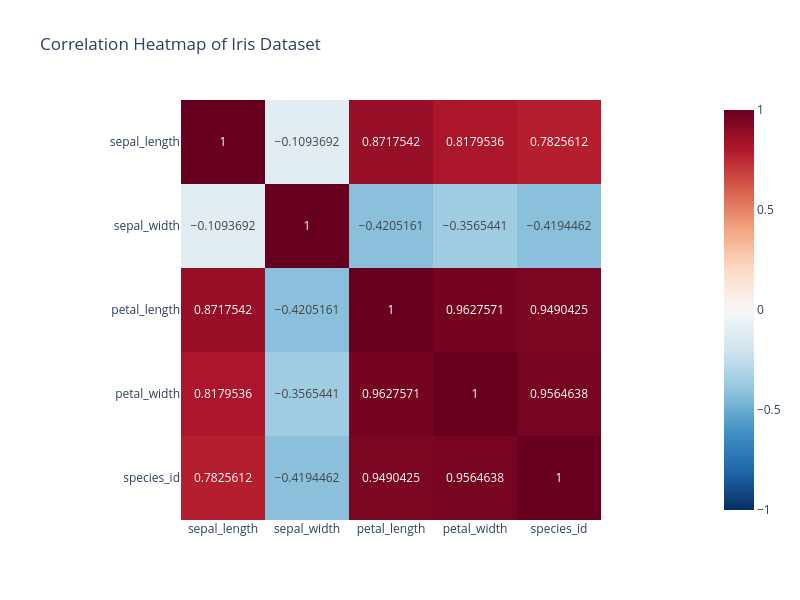

The notebook cell saved with this chart:
### Code cell
# Задача 4: Создать тепловую карту для визуализации корреляции между несколькими переменными с помощью интерактивных функций. 
# Используйте набор данных iris, доступный в Plotly Express. Рассчитайте корреляционную матрицу и визуализируйте ее с помощью тепловой карты. 
# Добавьте наведенную информацию, показывающую значения корреляции.
df_iris = px.data.iris()
display(df_iris)
correlation_matrix = df_iris.corr(numeric_only=True)

fig = px.imshow(correlation_matrix,
                text_auto=True,
                title='Correlation Heatmap of Iris Dataset',
                width=800,
                height=600,
                color_continuous_scale='RdBu_r',
                zmin=-1, zmax=1
                )
fig.show()

### Figure 1 — Plotly figure (JSON) as saved in the notebook; plotly's stock layout.template omitted (floating-point values rounded to 4 significant figures)
{"data": [{"coloraxis": "coloraxis", "hovertemplate": "x: %{x}<br>y: %{y}<br>color: %{z}<extra></extra>", "name": "0", "texttemplate": "%{z}", "type": "heatmap", "x": ["sepal_length", "sepal_width", "petal_length", "petal_width", "species_id"], "xaxis": "x", "y": ["sepal_length", "sepal_width", "petal_length", "petal_width", "species_id"], "yaxis": "y", "z": [[1.0, -0.1094, 0.8718, 0.818, 0.7826], [-0.1094, 1.0, -0.4205, -0.3565, -0.4194], [0.8718, -0.4205, 1.0, 0.9628, 0.949], [0.818, -0.3565, 0.9628, 1.0, 0.9565], [0.7826, -0.4194, 0.949, 0.9565, 1.0]]}], "layout": {"coloraxis": {"cmax": 1, "cmin": -1, "colorscale": [[0, "rgb(5,48,97)"], [0.1, "rgb(33,102,172)"], [0.2, "rgb(67,147,195)"], [0.3, "rgb(146,197,222)"], [0.4, "rgb(209,229,240)"], [0.5, "rgb(247,247,247)"], [0.6, "rgb(253,219,199)"], [0.7, "rgb(244,165,130)"], [0.8, "rgb(214,96,77)"], [0.9, "rgb(178,24,43)"], [1, "rgb(103,0,31)"]]}, "height": 600, "title": {"text": "Correlation Heatmap of Iris Dataset"}, "width": 800, "xaxis": {"anchor": "y", "constrain": "domain", "domain": [0, 1], "scaleanchor": "y"}, "yaxis": {"anchor": "x", "autorange": "reversed", "constrain": "domain", "domain": [0, 1]}}}
